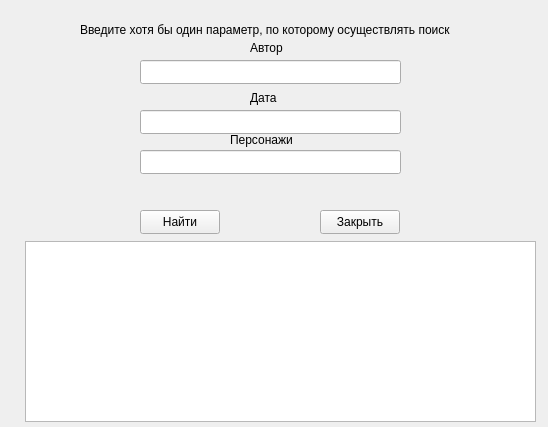
<?xml version="1.0" encoding="UTF-8"?>
<ui version="4.0">
 <class>findForm</class>
 <widget class="QWidget" name="findForm">
  <property name="geometry">
   <rect>
    <x>0</x>
    <y>0</y>
    <width>548</width>
    <height>427</height>
   </rect>
  </property>
  <property name="windowTitle">
   <string>Form</string>
  </property>
  <widget class="QLabel" name="label">
   <property name="geometry">
    <rect>
     <x>80</x>
     <y>20</y>
     <width>441</width>
     <height>20</height>
    </rect>
   </property>
   <property name="text">
    <string>Введите хотя бы один параметр, по которому осуществлять поиск</string>
   </property>
  </widget>
  <widget class="QLabel" name="label_2">
   <property name="geometry">
    <rect>
     <x>250</x>
     <y>40</y>
     <width>58</width>
     <height>16</height>
    </rect>
   </property>
   <property name="text">
    <string>Автор</string>
   </property>
  </widget>
  <widget class="QLineEdit" name="find_text">
   <property name="geometry">
    <rect>
     <x>140</x>
     <y>60</y>
     <width>261</width>
     <height>24</height>
    </rect>
   </property>
   <property name="contextMenuPolicy">
    <enum>Qt::PreventContextMenu</enum>
   </property>
  </widget>
  <widget class="QPushButton" name="find_find">
   <property name="geometry">
    <rect>
     <x>140</x>
     <y>210</y>
     <width>80</width>
     <height>24</height>
    </rect>
   </property>
   <property name="text">
    <string>Найти</string>
   </property>
  </widget>
  <widget class="QPushButton" name="find_close">
   <property name="geometry">
    <rect>
     <x>320</x>
     <y>210</y>
     <width>80</width>
     <height>24</height>
    </rect>
   </property>
   <property name="text">
    <string>Закрыть</string>
   </property>
  </widget>
  <widget class="QLabel" name="status_find">
   <property name="geometry">
    <rect>
     <x>50</x>
     <y>240</y>
     <width>461</width>
     <height>151</height>
    </rect>
   </property>
   <property name="text">
    <string>Status ....</string>
   </property>
   <property name="textFormat">
    <enum>Qt::PlainText</enum>
   </property>
   <property name="alignment">
    <set>Qt::AlignLeading|Qt::AlignLeft|Qt::AlignTop</set>
   </property>
  </widget>
  <widget class="QLabel" name="label_3">
   <property name="geometry">
    <rect>
     <x>250</x>
     <y>90</y>
     <width>58</width>
     <height>16</height>
    </rect>
   </property>
   <property name="text">
    <string>Дата</string>
   </property>
  </widget>
  <widget class="QLineEdit" name="find_personages">
   <property name="geometry">
    <rect>
     <x>140</x>
     <y>150</y>
     <width>261</width>
     <height>24</height>
    </rect>
   </property>
  </widget>
  <widget class="QLabel" name="label_4">
   <property name="geometry">
    <rect>
     <x>230</x>
     <y>130</y>
     <width>81</width>
     <height>20</height>
    </rect>
   </property>
   <property name="text">
    <string>Персонажи</string>
   </property>
  </widget>
  <widget class="QLineEdit" name="lineEdit_date">
   <property name="geometry">
    <rect>
     <x>140</x>
     <y>110</y>
     <width>261</width>
     <height>24</height>
    </rect>
   </property>
  </widget>
  <widget class="QTableView" name="tableView">
   <property name="geometry">
    <rect>
     <x>25</x>
     <y>241</y>
     <width>511</width>
     <height>181</height>
    </rect>
   </property>
  </widget>
 </widget>
 <resources/>
 <connections/>
</ui>
